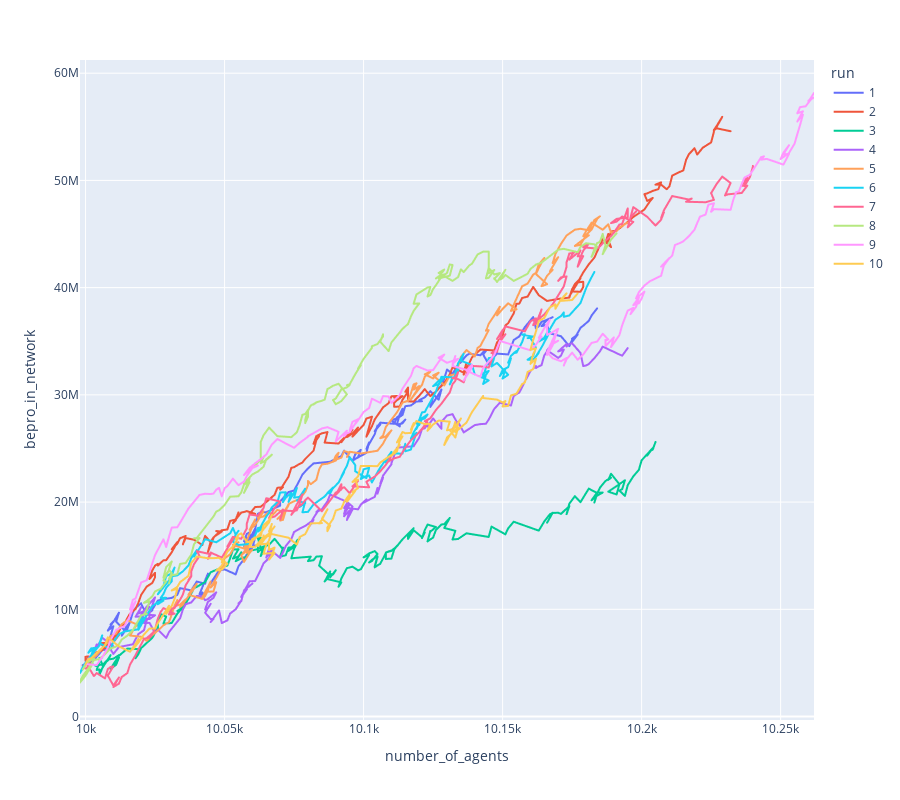

Source (notebook cell):
### Code cell
px.line(
    df,
    x='number_of_agents',
    y='bepro_in_network', 
    color='run', 
    height=800,
)

### Figure 1 — Plotly figure (JSON) as saved in the notebook; plotly's stock layout.template omitted (floating-point values rounded to 4 significant figures; data arrays with more than 128 entries replaced by an {"elided": "..."} marker saying what was removed)
{"data": [{"hovertemplate": "run=1<br>number_of_agents=%{x}<br>bepro_in_network=%{y}<extra></extra>", "legendgroup": "1", "line": {"color": "#636efa", "dash": "solid"}, "mode": "lines", "name": "1", "showlegend": true, "type": "scattergl", "x": {"elided": "501 int values"}, "xaxis": "x", "y": {"elided": "501 int values"}, "yaxis": "y"}, {"hovertemplate": "run=2<br>number_of_agents=%{x}<br>bepro_in_network=%{y}<extra></extra>", "legendgroup": "2", "line": {"color": "#EF553B", "dash": "solid"}, "mode": "lines", "name": "2", "showlegend": true, "type": "scattergl", "x": {"elided": "501 int values"}, "xaxis": "x", "y": {"elided": "501 int values"}, "yaxis": "y"}, {"hovertemplate": "run=3<br>number_of_agents=%{x}<br>bepro_in_network=%{y}<extra></extra>", "legendgroup": "3", "line": {"color": "#00cc96", "dash": "solid"}, "mode": "lines", "name": "3", "showlegend": true, "type": "scattergl", "x": {"elided": "501 int values"}, "xaxis": "x", "y": {"elided": "501 int values"}, "yaxis": "y"}, {"hovertemplate": "run=4<br>number_of_agents=%{x}<br>bepro_in_network=%{y}<extra></extra>", "legendgroup": "4", "line": {"color": "#ab63fa", "dash": "solid"}, "mode": "lines", "name": "4", "showlegend": true, "type": "scattergl", "x": {"elided": "501 int values"}, "xaxis": "x", "y": {"elided": "501 int values"}, "yaxis": "y"}, {"hovertemplate": "run=5<br>number_of_agents=%{x}<br>bepro_in_network=%{y}<extra></extra>", "legendgroup": "5", "line": {"color": "#FFA15A", "dash": "solid"}, "mode": "lines", "name": "5", "showlegend": true, "type": "scattergl", "x": {"elided": "501 int values"}, "xaxis": "x", "y": {"elided": "501 int values"}, "yaxis": "y"}, {"hovertemplate": "run=6<br>number_of_agents=%{x}<br>bepro_in_network=%{y}<extra></extra>", "legendgroup": "6", "line": {"color": "#19d3f3", "dash": "solid"}, "mode": "lines", "name": "6", "showlegend": true, "type": "scattergl", "x": {"elided": "501 int values"}, "xaxis": "x", "y": {"elided": "501 int values"}, "yaxis": "y"}, {"hovertemplate": "run=7<br>number_of_agents=%{x}<br>bepro_in_network=%{y}<extra></extra>", "legendgroup": "7", "line": {"color": "#FF6692", "dash": "solid"}, "mode": "lines", "name": "7", "showlegend": true, "type": "scattergl", "x": {"elided": "501 int values"}, "xaxis": "x", "y": {"elided": "501 int values"}, "yaxis": "y"}, {"hovertemplate": "run=8<br>number_of_agents=%{x}<br>bepro_in_network=%{y}<extra></extra>", "legendgroup": "8", "line": {"color": "#B6E880", "dash": "solid"}, "mode": "lines", "name": "8", "showlegend": true, "type": "scattergl", "x": {"elided": "501 int values"}, "xaxis": "x", "y": {"elided": "501 int values"}, "yaxis": "y"}, {"hovertemplate": "run=9<br>number_of_agents=%{x}<br>bepro_in_network=%{y}<extra></extra>", "legendgroup": "9", "line": {"color": "#FF97FF", "dash": "solid"}, "mode": "lines", "name": "9", "showlegend": true, "type": "scattergl", "x": {"elided": "501 int values"}, "xaxis": "x", "y": {"elided": "501 int values"}, "yaxis": "y"}, {"hovertemplate": "run=10<br>number_of_agents=%{x}<br>bepro_in_network=%{y}<extra></extra>", "legendgroup": "10", "line": {"color": "#FECB52", "dash": "solid"}, "mode": "lines", "name": "10", "showlegend": true, "type": "scattergl", "x": {"elided": "501 int values"}, "xaxis": "x", "y": {"elided": "501 int values"}, "yaxis": "y"}], "layout": {"height": 800, "legend": {"title": {"text": "run"}, "tracegroupgap": 0}, "margin": {"t": 60}, "xaxis": {"anchor": "y", "domain": [0, 1], "title": {"text": "number_of_agents"}}, "yaxis": {"anchor": "x", "domain": [0, 1], "title": {"text": "bepro_in_network"}}}}
